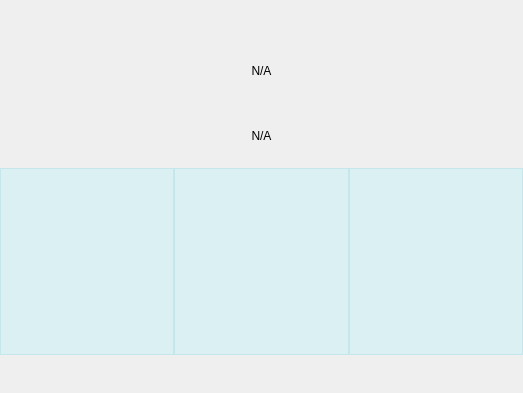
<?xml version="1.0" encoding="UTF-8"?>
<ui version="4.0">
 <class>Widget</class>
 <widget class="QWidget" name="Widget">
  <property name="geometry">
   <rect>
    <x>0</x>
    <y>0</y>
    <width>523</width>
    <height>393</height>
   </rect>
  </property>
  <property name="windowTitle">
   <string>Widget</string>
  </property>
  <property name="styleSheet">
   <string notr="true">QFrame#frame
{
background:rgba(140, 243, 255, 50)
}
QFrame#frame_2
{
background:rgba(140, 243, 255, 50)
}
QFrame#frame_3
{
background:rgba(140, 243, 255, 50)
}

</string>
  </property>
  <layout class="QVBoxLayout" name="verticalLayout_7" stretch="1,3,5,1">
   <property name="spacing">
    <number>0</number>
   </property>
   <property name="leftMargin">
    <number>0</number>
   </property>
   <property name="topMargin">
    <number>0</number>
   </property>
   <property name="rightMargin">
    <number>0</number>
   </property>
   <property name="bottomMargin">
    <number>0</number>
   </property>
   <item>
    <layout class="QHBoxLayout" name="horizontalLayout_3" stretch="1,3,1,3,1">
     <property name="spacing">
      <number>0</number>
     </property>
     <item>
      <widget class="MyLable" name="location">
       <property name="frameShape">
        <enum>QFrame::NoFrame</enum>
       </property>
       <property name="alignment">
        <set>Qt::AlignCenter</set>
       </property>
      </widget>
     </item>
     <item>
      <spacer name="horizontalSpacer_2">
       <property name="orientation">
        <enum>Qt::Horizontal</enum>
       </property>
       <property name="sizeHint" stdset="0">
        <size>
         <width>40</width>
         <height>18</height>
        </size>
       </property>
      </spacer>
     </item>
     <item>
      <widget class="QLabel" name="label">
       <property name="text">
        <string/>
       </property>
       <property name="alignment">
        <set>Qt::AlignCenter</set>
       </property>
      </widget>
     </item>
     <item>
      <spacer name="horizontalSpacer_4">
       <property name="orientation">
        <enum>Qt::Horizontal</enum>
       </property>
       <property name="sizeHint" stdset="0">
        <size>
         <width>40</width>
         <height>20</height>
        </size>
       </property>
      </spacer>
     </item>
     <item>
      <widget class="MyLable" name="label_7">
       <property name="frameShape">
        <enum>QFrame::NoFrame</enum>
       </property>
       <property name="text">
        <string/>
       </property>
       <property name="alignment">
        <set>Qt::AlignCenter</set>
       </property>
      </widget>
     </item>
    </layout>
   </item>
   <item>
    <layout class="QHBoxLayout" name="horizontalLayout_7" stretch="1,1,1">
     <property name="spacing">
      <number>0</number>
     </property>
     <item>
      <widget class="QLabel" name="label_3">
       <property name="autoFillBackground">
        <bool>false</bool>
       </property>
       <property name="text">
        <string/>
       </property>
       <property name="alignment">
        <set>Qt::AlignCenter</set>
       </property>
      </widget>
     </item>
     <item>
      <layout class="QVBoxLayout" name="verticalLayout_2" stretch="1,1">
       <property name="spacing">
        <number>0</number>
       </property>
       <item>
        <widget class="QLabel" name="text">
         <property name="frameShape">
          <enum>QFrame::NoFrame</enum>
         </property>
         <property name="text">
          <string>N/A</string>
         </property>
         <property name="alignment">
          <set>Qt::AlignCenter</set>
         </property>
        </widget>
       </item>
       <item>
        <widget class="QLabel" name="temperature">
         <property name="frameShape">
          <enum>QFrame::NoFrame</enum>
         </property>
         <property name="text">
          <string>N/A</string>
         </property>
         <property name="alignment">
          <set>Qt::AlignCenter</set>
         </property>
        </widget>
       </item>
      </layout>
     </item>
     <item>
      <layout class="QVBoxLayout" name="verticalLayout_3" stretch="2,1,1,1">
       <property name="spacing">
        <number>0</number>
       </property>
       <item>
        <spacer name="verticalSpacer">
         <property name="orientation">
          <enum>Qt::Vertical</enum>
         </property>
         <property name="sizeType">
          <enum>QSizePolicy::Fixed</enum>
         </property>
         <property name="sizeHint" stdset="0">
          <size>
           <width>20</width>
           <height>40</height>
          </size>
         </property>
        </spacer>
       </item>
       <item>
        <layout class="QHBoxLayout" name="horizontalLayout_5" stretch="1,2">
         <property name="spacing">
          <number>0</number>
         </property>
         <property name="sizeConstraint">
          <enum>QLayout::SetDefaultConstraint</enum>
         </property>
         <property name="topMargin">
          <number>0</number>
         </property>
         <item>
          <widget class="QLabel" name="label_4">
           <property name="minimumSize">
            <size>
             <width>30</width>
             <height>30</height>
            </size>
           </property>
           <property name="maximumSize">
            <size>
             <width>30</width>
             <height>30</height>
            </size>
           </property>
           <property name="text">
            <string/>
           </property>
          </widget>
         </item>
         <item>
          <widget class="QLabel" name="label_10">
           <property name="frameShape">
            <enum>QFrame::NoFrame</enum>
           </property>
           <property name="text">
            <string/>
           </property>
           <property name="alignment">
            <set>Qt::AlignLeading|Qt::AlignLeft|Qt::AlignVCenter</set>
           </property>
          </widget>
         </item>
        </layout>
       </item>
       <item>
        <layout class="QHBoxLayout" name="horizontalLayout_4" stretch="1,2">
         <property name="spacing">
          <number>0</number>
         </property>
         <property name="sizeConstraint">
          <enum>QLayout::SetDefaultConstraint</enum>
         </property>
         <property name="topMargin">
          <number>0</number>
         </property>
         <item>
          <widget class="QLabel" name="label_2">
           <property name="minimumSize">
            <size>
             <width>30</width>
             <height>30</height>
            </size>
           </property>
           <property name="maximumSize">
            <size>
             <width>30</width>
             <height>30</height>
            </size>
           </property>
           <property name="text">
            <string/>
           </property>
          </widget>
         </item>
         <item>
          <widget class="QLabel" name="label_8">
           <property name="frameShape">
            <enum>QFrame::NoFrame</enum>
           </property>
           <property name="text">
            <string/>
           </property>
           <property name="alignment">
            <set>Qt::AlignLeading|Qt::AlignLeft|Qt::AlignVCenter</set>
           </property>
          </widget>
         </item>
        </layout>
       </item>
       <item>
        <layout class="QHBoxLayout" name="horizontalLayout_6" stretch="1,2">
         <property name="spacing">
          <number>0</number>
         </property>
         <property name="sizeConstraint">
          <enum>QLayout::SetDefaultConstraint</enum>
         </property>
         <property name="topMargin">
          <number>0</number>
         </property>
         <item>
          <widget class="QLabel" name="label_5">
           <property name="minimumSize">
            <size>
             <width>30</width>
             <height>30</height>
            </size>
           </property>
           <property name="maximumSize">
            <size>
             <width>30</width>
             <height>30</height>
            </size>
           </property>
           <property name="text">
            <string/>
           </property>
          </widget>
         </item>
         <item>
          <widget class="QLabel" name="label_11">
           <property name="frameShape">
            <enum>QFrame::NoFrame</enum>
           </property>
           <property name="text">
            <string/>
           </property>
           <property name="alignment">
            <set>Qt::AlignLeading|Qt::AlignLeft|Qt::AlignVCenter</set>
           </property>
          </widget>
         </item>
        </layout>
       </item>
      </layout>
     </item>
    </layout>
   </item>
   <item>
    <layout class="QHBoxLayout" name="horizontalLayout_10" stretch="1,1,1">
     <property name="spacing">
      <number>0</number>
     </property>
     <item>
      <widget class="QFrame" name="frame_3">
       <property name="styleSheet">
        <string notr="true"/>
       </property>
       <property name="frameShape">
        <enum>QFrame::StyledPanel</enum>
       </property>
       <property name="frameShadow">
        <enum>QFrame::Raised</enum>
       </property>
       <layout class="QVBoxLayout" name="verticalLayout_5" stretch="1,1,1,1,1,3">
        <property name="spacing">
         <number>0</number>
        </property>
        <property name="leftMargin">
         <number>0</number>
        </property>
        <property name="topMargin">
         <number>0</number>
        </property>
        <property name="rightMargin">
         <number>0</number>
        </property>
        <property name="bottomMargin">
         <number>0</number>
        </property>
        <item>
         <widget class="QLabel" name="label_26">
          <property name="text">
           <string/>
          </property>
         </widget>
        </item>
        <item>
         <widget class="QLabel" name="label_27">
          <property name="text">
           <string/>
          </property>
         </widget>
        </item>
        <item>
         <widget class="QLabel" name="label_28">
          <property name="text">
           <string/>
          </property>
         </widget>
        </item>
        <item>
         <layout class="QHBoxLayout" name="horizontalLayout_9">
          <item>
           <widget class="QLabel" name="label_30">
            <property name="text">
             <string/>
            </property>
           </widget>
          </item>
         </layout>
        </item>
        <item>
         <widget class="QLabel" name="label_31">
          <property name="text">
           <string/>
          </property>
         </widget>
        </item>
        <item>
         <widget class="QLabel" name="label_32">
          <property name="maximumSize">
           <size>
            <width>75</width>
            <height>75</height>
           </size>
          </property>
          <property name="text">
           <string/>
          </property>
         </widget>
        </item>
       </layout>
      </widget>
     </item>
     <item>
      <widget class="QFrame" name="frame_2">
       <property name="frameShape">
        <enum>QFrame::StyledPanel</enum>
       </property>
       <property name="frameShadow">
        <enum>QFrame::Raised</enum>
       </property>
       <layout class="QVBoxLayout" name="verticalLayout_4" stretch="1,1,1,1,1,3">
        <property name="spacing">
         <number>0</number>
        </property>
        <property name="leftMargin">
         <number>0</number>
        </property>
        <property name="topMargin">
         <number>0</number>
        </property>
        <property name="rightMargin">
         <number>0</number>
        </property>
        <property name="bottomMargin">
         <number>0</number>
        </property>
        <item>
         <widget class="QLabel" name="label_19">
          <property name="text">
           <string/>
          </property>
         </widget>
        </item>
        <item>
         <widget class="QLabel" name="label_20">
          <property name="text">
           <string/>
          </property>
         </widget>
        </item>
        <item>
         <widget class="QLabel" name="label_21">
          <property name="text">
           <string/>
          </property>
         </widget>
        </item>
        <item>
         <layout class="QHBoxLayout" name="horizontalLayout_8">
          <item>
           <widget class="QLabel" name="label_23">
            <property name="text">
             <string/>
            </property>
           </widget>
          </item>
         </layout>
        </item>
        <item>
         <widget class="QLabel" name="label_24">
          <property name="text">
           <string/>
          </property>
         </widget>
        </item>
        <item>
         <widget class="QLabel" name="label_25">
          <property name="maximumSize">
           <size>
            <width>75</width>
            <height>75</height>
           </size>
          </property>
          <property name="text">
           <string/>
          </property>
         </widget>
        </item>
       </layout>
      </widget>
     </item>
     <item>
      <widget class="QFrame" name="frame">
       <property name="frameShape">
        <enum>QFrame::StyledPanel</enum>
       </property>
       <property name="frameShadow">
        <enum>QFrame::Raised</enum>
       </property>
       <layout class="QVBoxLayout" name="verticalLayout" stretch="1,1,1,1,1,3">
        <property name="spacing">
         <number>0</number>
        </property>
        <property name="leftMargin">
         <number>0</number>
        </property>
        <property name="topMargin">
         <number>0</number>
        </property>
        <property name="rightMargin">
         <number>0</number>
        </property>
        <property name="bottomMargin">
         <number>0</number>
        </property>
        <item>
         <widget class="QLabel" name="label_12">
          <property name="text">
           <string/>
          </property>
         </widget>
        </item>
        <item>
         <widget class="QLabel" name="label_13">
          <property name="text">
           <string/>
          </property>
         </widget>
        </item>
        <item>
         <widget class="QLabel" name="label_14">
          <property name="text">
           <string/>
          </property>
         </widget>
        </item>
        <item>
         <layout class="QHBoxLayout" name="horizontalLayout">
          <item>
           <widget class="QLabel" name="label_16">
            <property name="text">
             <string/>
            </property>
           </widget>
          </item>
         </layout>
        </item>
        <item>
         <widget class="QLabel" name="label_17">
          <property name="text">
           <string/>
          </property>
         </widget>
        </item>
        <item>
         <widget class="QLabel" name="label_18">
          <property name="maximumSize">
           <size>
            <width>75</width>
            <height>75</height>
           </size>
          </property>
          <property name="text">
           <string/>
          </property>
         </widget>
        </item>
       </layout>
      </widget>
     </item>
    </layout>
   </item>
   <item>
    <layout class="QHBoxLayout" name="horizontalLayout_2" stretch="1,6,1">
     <property name="spacing">
      <number>0</number>
     </property>
     <item>
      <widget class="QLabel" name="label_9">
       <property name="text">
        <string/>
       </property>
       <property name="alignment">
        <set>Qt::AlignCenter</set>
       </property>
      </widget>
     </item>
     <item>
      <spacer name="horizontalSpacer">
       <property name="orientation">
        <enum>Qt::Horizontal</enum>
       </property>
       <property name="sizeHint" stdset="0">
        <size>
         <width>40</width>
         <height>20</height>
        </size>
       </property>
      </spacer>
     </item>
     <item>
      <layout class="QVBoxLayout" name="verticalLayout_6" stretch="1,1">
       <property name="spacing">
        <number>0</number>
       </property>
       <item>
        <widget class="QLabel" name="label_33">
         <property name="text">
          <string/>
         </property>
        </widget>
       </item>
       <item>
        <widget class="QLabel" name="label_34">
         <property name="text">
          <string/>
         </property>
        </widget>
       </item>
      </layout>
     </item>
    </layout>
   </item>
  </layout>
 </widget>
 <customwidgets>
  <customwidget>
   <class>MyLable</class>
   <extends>QLabel</extends>
   <header location="global">mylable.h</header>
  </customwidget>
 </customwidgets>
 <resources/>
 <connections/>
</ui>
